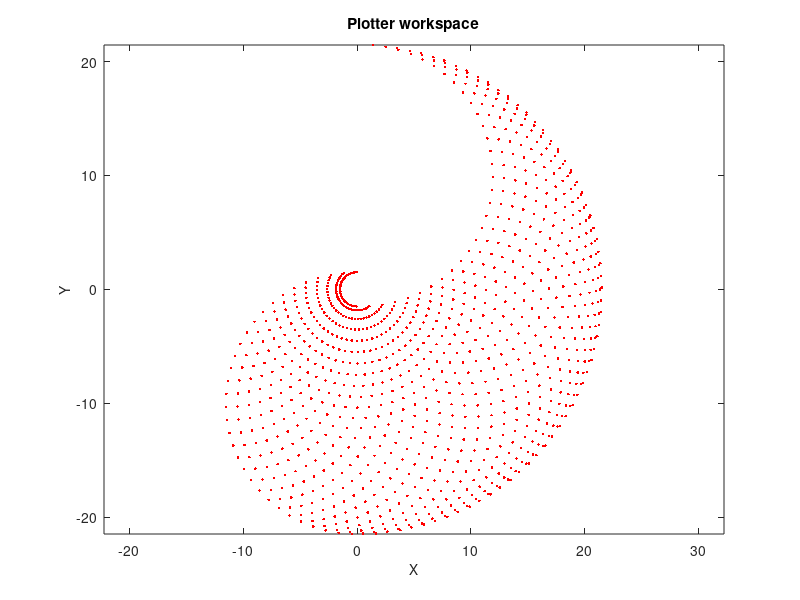

Recreate this plot in MATLAB.
% 2D PEN PLOTTER MANIPULATOR SIMULATION

l1 = 10;                % length of the first link
l2 = 11.5;                % length of the second link

theta1 = -pi/2: 0.1: pi/2;    % array declaration with starting point in 0 and final point in pi/2 with a delta of 0.1
theta2 = -pi: 0.1: 0;

[THETA1, THETA2] = meshgrid(theta1, theta2);

X = l1 * cos(THETA1) + l2 * cos(THETA1 + THETA2);
Y = l1 * sin(THETA1) + l2 * sin(THETA1 + THETA2);

data1 = [X(:) Y(:) THETA1(:)];  % create x-y-theta1 dataset
data2 = [X(:) Y(:) THETA2(:)];  % create x-y-theta2 dataset

%PLOT
plot(X(:), Y(:), 'r.');
axis equal;
xlabel('X', 'FontSize', 10);
ylabel('Y', 'FontSize', 10);
title('Plotter workspace');